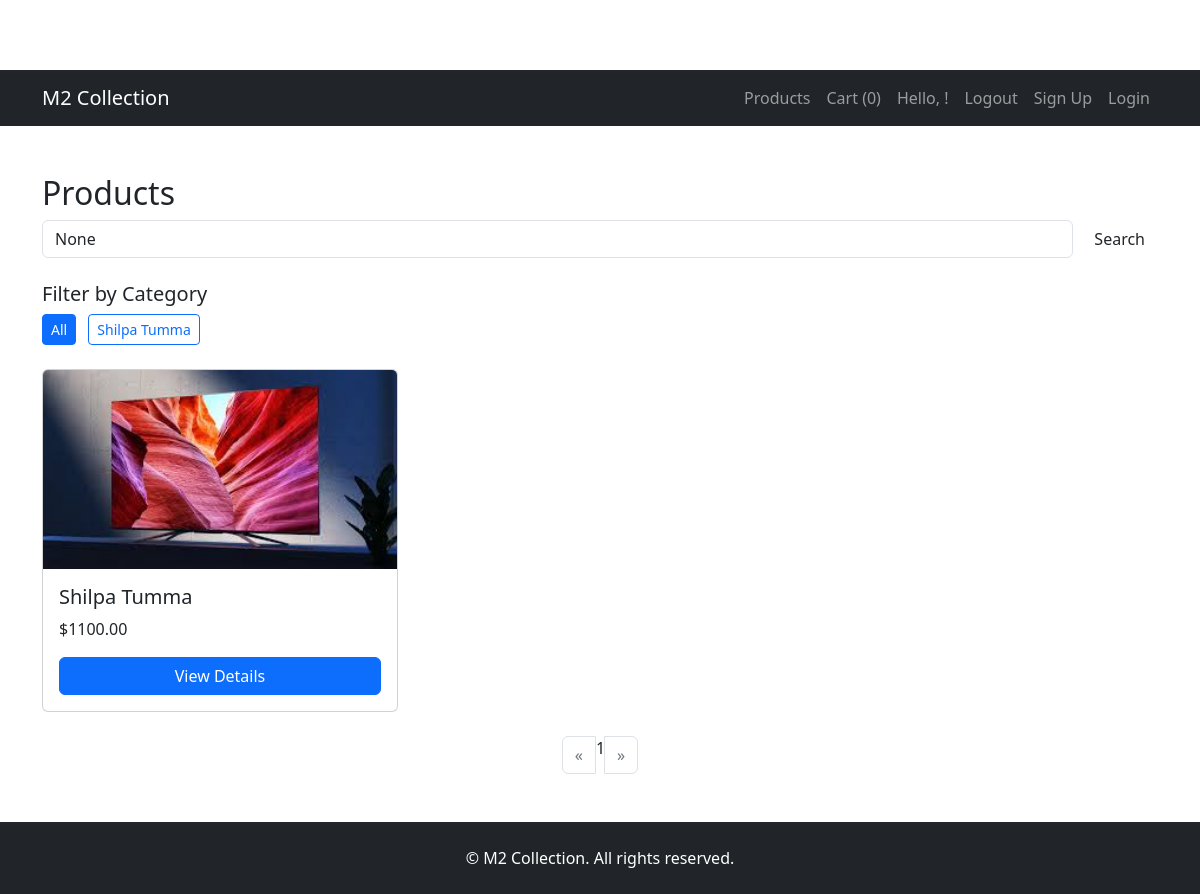
The page / on the database its author committed.
### store/models.py (models this page shows, shortened)
class Category(models.Model):
    name = models.CharField(max_length=200, unique=True)
    slug = models.SlugField(max_length=200, unique=True)
    class Meta:
        ordering = ['name']
        verbose_name_plural = 'Categories' # Corrects the plural name in admin

class Product(models.Model):
    category = models.ForeignKey(Category, related_name='products', on_delete=models.CASCADE)
    name = models.CharField(max_length=200)
    slug = models.SlugField(max_length=200)
    description = models.TextField()
    price = models.DecimalField(max_digits=10, decimal_places=2)
    image = models.ImageField(upload_to='products/%Y/%m/%d', blank=True)
    available = models.BooleanField(default=True)
    created = models.DateTimeField(auto_now_add=True) # Automatically set on creation
    updated = models.DateTimeField(auto_now=True) # Automatically updated on save
    class Meta:
        ordering = ['-created']
        indexes = [
            models.Index(fields=['id', 'slug']),  # Replace index_together with indexes
        ]
    def get_absolute_url(self):
        return reverse('store:product_detail', args=[self.id, self.slug])

### store/views.py (the view)
# urls.py: path('', views.product_list, name='product_list'), # /store/
def product_list(request):
    products = Product.objects.filter(available=True)
    categories = Category.objects.all()
    query = request.GET.get('q')
    if query:
        products = products.filter(Q(name__icontains=query) | Q(description__icontains=query))
    category_slug = request.GET.get('category')
    if category_slug:
        products = products.filter(category__slug=category_slug)
    paginator = Paginator(products, 6)
    page = request.GET.get('page')
    try:
        products_paginated = paginator.page(page)
    except PageNotAnInteger:
        products_paginated = paginator.page(1)
    except EmptyPage:
        products_paginated = paginator.page(paginator.num_pages)
    context = {
        'products': products_paginated,
        'categories': categories,
        'query': query,
        'selected_category': category_slug,
    }
    return render(request, 'store/product_list.html', context)

### store/templates/store/product_list.html (shortened to what this page needs)
{% extends 'store/base.html' %}
{% load static %}
{% load crispy_forms_tags %}
{% block content %}
<div class="container mt-5">
    <h2>Products</h2>
    <form method="get" class="d-flex mb-4">
        <input type="text" name="q" class="form-control me-2" placeholder="Search products..." value="{{ query }}">
        <button type="submit" class="btn btn-outlinesuccess">Search</button>
    </form>
    <div class="mb-4">
        <h5>Filter by Category</h5>
        <ul class="list-inline">
            <li class="list-inline-item">
                <a href="{% url 'store:product_list' %}"
                    class= "btn btn-sm {% if not selected_category %} btn-primary
                                            {% else %} btnoutline-primary
                                        {% endif %}"> All </a>
            </li>
            {% for category in categories %}
                <li class="list-inline-item">
                    <a href="?category={{ category.slug }}"
                    class="btn btn-sm {% if selected_category == category.slug %}btn-primary
                    {% else %}btn-outline-primary{% endif %}">{{ category.name }}</a>
                </li>
            {% endfor %}
        </ul>
    </div>
    <div class="row">
        {% for product in products %}
        <div class="col-md-4 mb-4">
            <div class="card h-100">
                {% if product.image %}
                    <img src="{{ product.image.url }}" class="card-img-top" alt="{{ product.name }}">
                {% else %}
                    <img src="{% static 'store/images/no_image_available.png' %}" class="card-img-top" alt="No image">
                {% endif %}
                <div class="card-body d-flex flex-column">
                    <h5 class="cardtitle">{{ product.name }}</h5>
                    <p class="cardtext">${{ product.price }}</p>
                    <a href="{{ product.get_absolute_url }}" class="mt-auto btn btn-primary">View Details</a>
                </div>
            </div>
        </div>
        {% empty %}
            <p>No products found.</p>
        {% endfor %}
    </div>
    <nav aria-label="Product pagination">
        <ul class="pagination justify-content-center">
            {% if products.has_previous %}
                <li class="page-item">
                    <a class="page-link" href="?page={{ products.previous_page_number }}
                    {% if query %}&q={{ query }}{% endif %}{% if selected_category %}&category={{ selected_category }}
                    {% endif %}" aria-label="Previous">
                        <span aria-hidden="true">&laquo;</span>
                    </a>
                </li>
            {% else %}
                <li class="page-item disabled">
                    <span class="page-link" aria-label="Previous">
                        <span aria-hidden="true">&laquo;</span>
                    </span>
                </li>
            {% endif %}
            {% for num in products.paginator.page_range %}
                {% if products.number == num %}
                    <li class="page-item active">
                        <span class="pagelink">{{ num }}</span>
                    </li>
                {% elif num > products.number|add:'-3' and num < products.number|add:'3' %}
                    <li class="page-item">
                        <a class="page-link" href="?page={{ num }}{% if query %}&q={{ query }}
                        {% endif %}{% if selected_category %}&category={{ selected_category }}{% endif %}">{{ num }}</a>
                    </li>
                {% endif %}
            {% endfor %}
            {% if products.has_next %}
                <li class="page-item">
                    <a class="page-link" href="?page={{ products.next_page_number }}{% if query %}&q={{ query }}
                    {% endif %}{% if selected_category %}&category={{ selected_category }}{% endif %}" aria-label="Next">
                        <span aria-hidden="true">&raquo;</span>
                    </a>
                </li>
                {% else %}
                <li class="page-item disabled">
                    <span class="page-link" aria-label="Next">
                        <span aria-hidden="true">&raquo;</span>
                    </span>
                </li>
            {% endif %}
        </ul>
    </nav>
</div>
{% endblock %}

### store/static/store/css/styles.css (style rules this page uses)
* { padding: 0; margin: 0; box-sizing: border-box; }
body { padding-top: 70px; }

### rows shown on the page
Category: name "Shilpa Tumma"
Product: image (picture), name "Shilpa Tumma", price "1100.00"

### other values the page prints
{{ request.session.cart|length }} "0"
{{ num }} "1"
